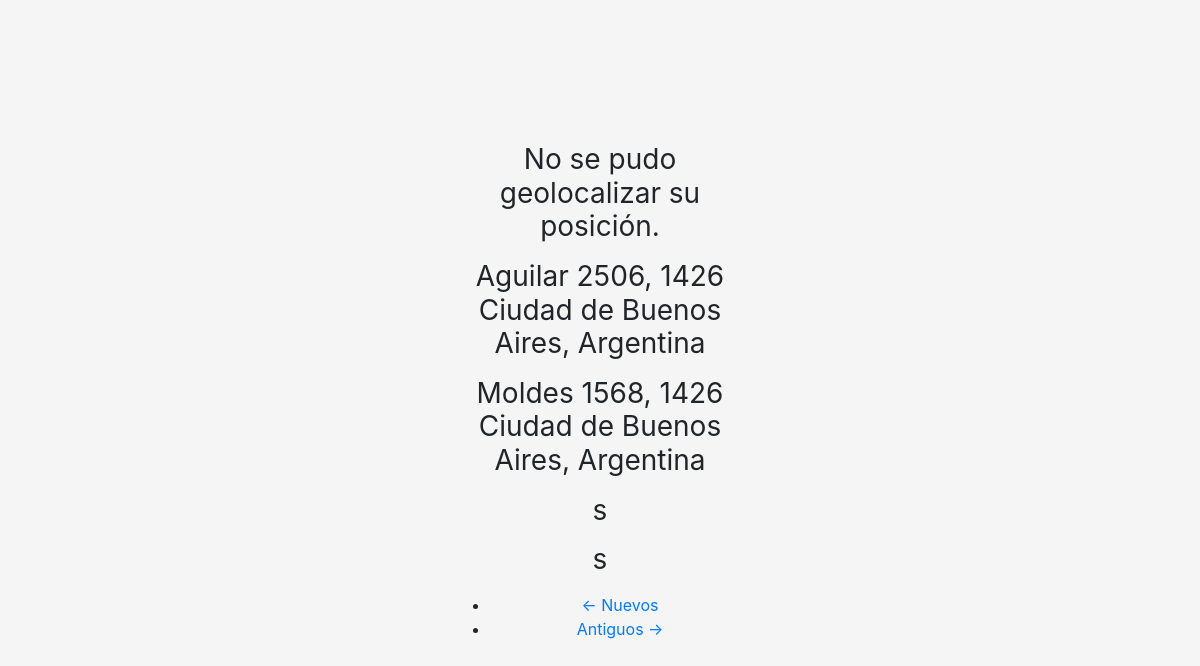
/list, run on an earlier commit of the app's database.
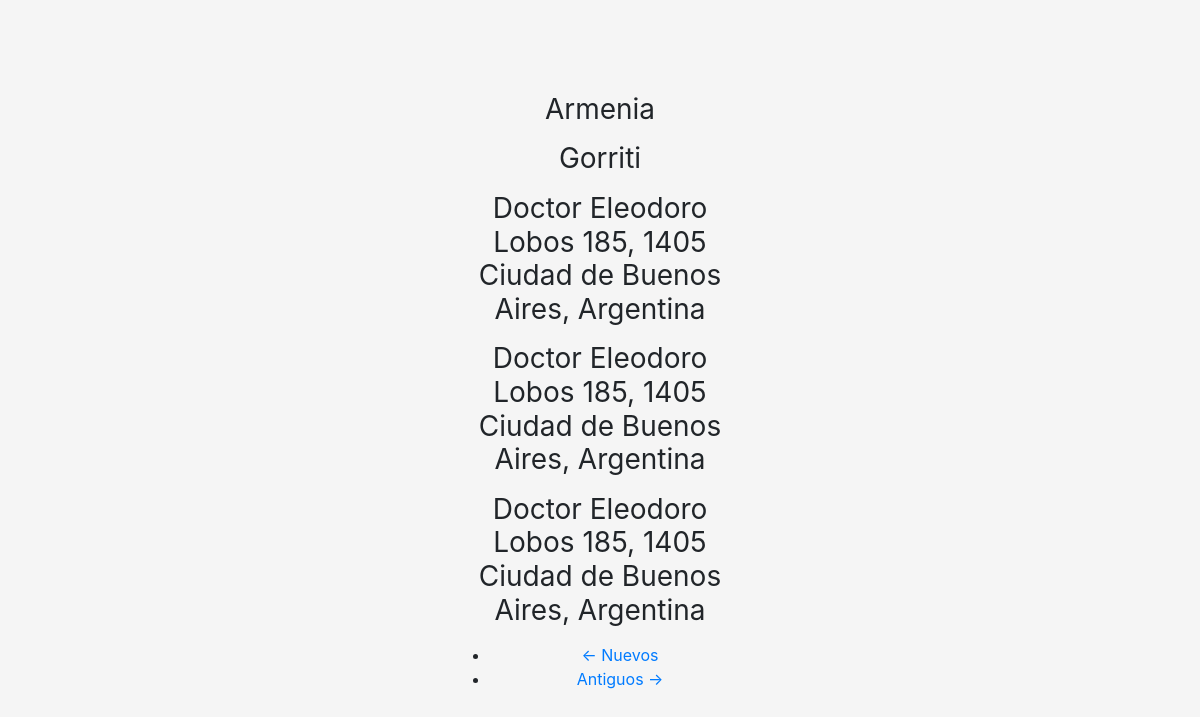
And on a later commit of the database.
### app/models.py (models this page shows, shortened)
class AppData(db.Model):
    id = db.Column(db.Integer, primary_key=True)
    street_geo = db.Column(db.String(345), index=True, unique=False)
    street_search = db.Column(db.String(345), index=True, unique=False)
    timestamp = db.Column(db.DateTime, index=True, default=datetime.utcnow)

### app/routes.py (the view)
@app.route('/list')
def list():
    page = request.args.get('page', 1, type=int)
    cities_list = AppData.query.order_by(AppData.timestamp.desc()).paginate(
        page, app.config['ITEMS_PER_PAGE'], False)
    next_url = url_for('list', page=cities_list.next_num) \
        if cities_list.has_next else None
    prev_url = url_for('list', page=cities_list.prev_num) \
        if cities_list.has_prev else None
    return render_template('list.html', title='Lista', cities_list=cities_list.items, next_url=next_url, prev_url=prev_url)

### app/templates/list.html (shortened to what this page needs)
{% extends "base.html" %}
{% block app_content %}
<div class="container-index">
  {% for street in cities_list %}
    {% if  street.street_geo %}
      <h1 class="h3 mb-3 font-weight-normal">{{ street.street_geo }}</h1>
    {% else %}
      <h1 class="h3 mb-3 font-weight-normal">{{ street.street_search }}</h1>
    {% endif %}
{% endfor %}
<nav aria-label="...">
    <ul class="pager">
        <li class="previous{% if not prev_url %} disabled{% endif %}">
            <a href="{{ prev_url or '#' }}">
                <span aria-hidden="true">&larr;</span> Nuevos
            </a>
        </li>
        <li class="next{% if not next_url %} disabled{% endif %}">
            <a href="{{ next_url or '#' }}">
                Antiguos <span aria-hidden="true">&rarr;</span>
            </a>
        </li>
    </ul>
</nav>
</div>
{% endblock app_content %}

### app/templates/base.html (shortened to what this page needs)
<!DOCTYPE html>
<html lang="en" dir="ltr">
  <head>
    <link rel="stylesheet" href="https://cdn.jsdelivr.net/npm/bootstrap@4.5.3/dist/css/bootstrap.min.css">
    <link rel="stylesheet" type="text/css"href="https://js.api.here.com/v3/3.1/mapsjs-ui.css" />
    <link rel="stylesheet" type="text/css" href="{{ url_for('static', filename='css/style.css') }}">
  </head>
  <body>
      {% block app_content %}
      {% endblock app_content %}
  </body>
</html>

### app/static/css/style.css (style rules this page uses)
html, body { height: 100%; }
body { display: -ms-flexbox; display: flex; -ms-flex-align: center; align-items: center; padding-top: 40px; padding-bottom: 40px; background-color: #f5f5f5; }
.container-index { text-align: center; width: 100%; max-width: 330px; padding: 15px; margin: auto; }

What changed in the data, as far as the page shows it:
no longer on this page (row unchanged): AppData: street_geo "No se pudo geolocalizar su posición."
no longer on this page (row unchanged): AppData: street_geo "Aguilar 2506, 1426 Ciudad de Buenos Aires, Argentina"
no longer on this page (row unchanged): AppData: street_geo "Moldes 1568, 1426 Ciudad de Buenos Aires, Argentina"
no longer on this page (row unchanged): AppData: street_geo "s"
no longer on this page (row unchanged): AppData: street_geo "s"
added AppData: street_search "Armenia"
added AppData: street_search "Gorriti"
added AppData: street_geo "Doctor Eleodoro Lobos 185, 1405 Ciudad de Buenos Aires, Argentina"
added AppData: street_geo "Doctor Eleodoro Lobos 185, 1405 Ciudad de Buenos Aires, Argentina"
added AppData: street_geo "Doctor Eleodoro Lobos 185, 1405 Ciudad de Buenos Aires, Argentina"
